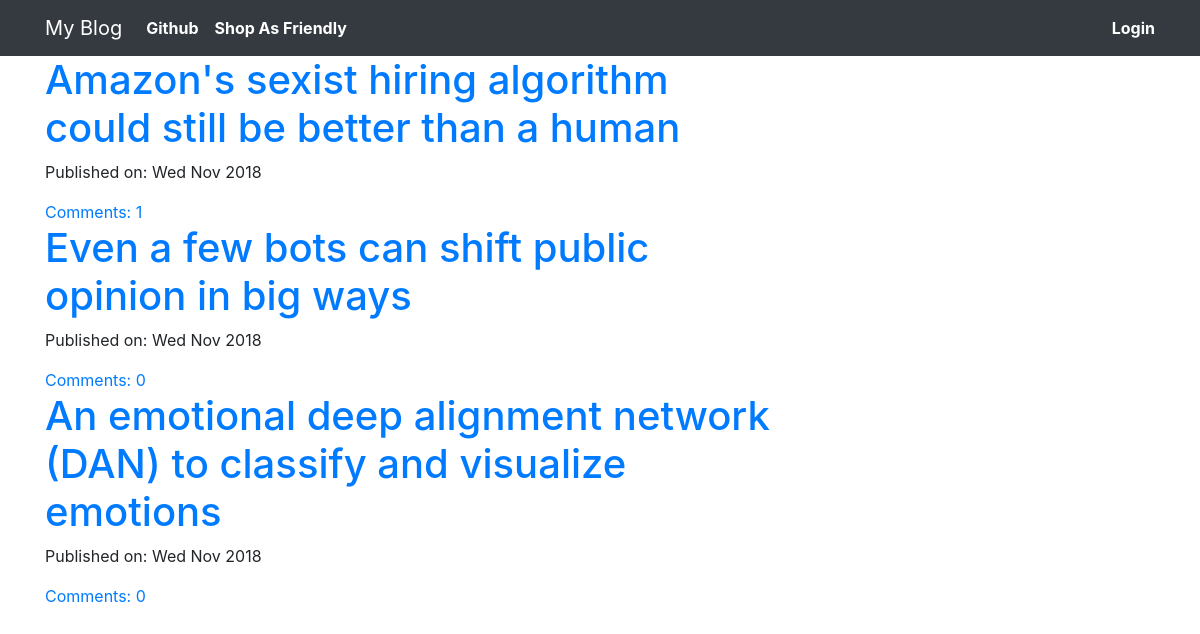
The page / on the database its author committed.
### blog/models.py (models this page shows, shortened)
class Post(models.Model):
	author = models.ForeignKey('auth.User',on_delete=models.CASCADE)
	title = models.CharField(max_length=5000)
	text = models.TextField()
	created_date = models.DateTimeField(default=timezone.now)
	published_date = models.DateTimeField(blank=True,null=True)
	def approve_comments(self):
		return self.comments.filter(approved_comment=True)

### blog/views.py (the view)
# urls.py: path('',views.PostListView.as_view(),name='post_list'),
class PostListView(ListView):
	model = Post
	def get_queryset(self):
		return Post.objects.filter(published_date__lte=timezone.now()).order_by('-published_date')

### blog/templates/blog/post_list.html
{% extends "blog/base.html" %}
{% block content %}
    <div class="centerstage">
    	{% for post in post_list %}
		<div class="post">
			<h1><a href="{% url 'post_detail' pk=post.pk %}">{{ post.title }}</a></h1>
			<div class="date">
        <p>Published on: {{ post.published_date|date:"D M Y"}}</p>
			</div>
      <a href="{% url 'post_detail' pk=post.pk %}">Comments: {{ post.approve_comments.count }}</a>
		</div>
	    {% endfor %}
    </div>
{% endblock %}

### blog/templates/blog/base.html (shortened to what this page needs)
<!DOCTYPE html>
{% load staticfiles %}
<html>
<head>
    <link rel="stylesheet" href="https://maxcdn.bootstrapcdn.com/bootstrap/4.0.0/css/bootstrap.min.css">
    <link rel="stylesheet" href="//cdn.jsdelivr.net/npm/medium-editor@latest/dist/css/medium-editor.min.css" type="text/css" media="screen" charset="utf-8">
	<link rel="stylesheet" type="text/css" href="{% static 'css/blog.css' %}">
</head>
<body>
	<nav class="navbar navbar-expand-sm bg-dark navbar-dark">
		<div class="container">
			<ul class="nav navbar-nav navbar-dark">
				<li class="nav-item"><a class="navbar-brand" href="{% url 'post_list' %}">My Blog</a></li>
				<li class="nav-item"><a class="nav-link" href="https://www.github.com/mdshababuddin" style="font-weight: bold;color: white">Github</a></li>
				<li class="nav-item"><a class="nav-link" href="http://www.shopasfriendly.com" style="font-weight: bold;color: white">Shop As Friendly</a></li>
			</ul>
			<ul class="nav navbar-nav navbar-dark navbar-right">
				{% if user.is_authenticated %}
					<li class="nav-item">
						<a class="nav-link" href="{% url 'post_new' %}" style="font-weight: bold;color: white">New Post</a>
					</li>
					<li class="nav-item">
						<a class="nav-link" href="{% url 'post_draft_list' %}" style="font-weight: bold;color: white">Drafts</a>
					</li>
					<li class="nav-item">
						<a class="nav-link" href="{% url 'logout' %}" style="font-weight: bold;color: white">Log Out</a>
					</li>
					<li class="nav-item">
						<a class="nav-link" style="font-weight: bold;color: white">Welcome : {{ user.username }}</a>
					</li>
				{% else %}
				<li class="nav-item"><a class="nav navbar-right" href="{% url 'login' %}"><span class="glyphicon glyphicon-user" style="font-weight: bold;color: white">Login</span></a></li>
				{% endif %}
			</ul>
		</div>
	</nav>
	<div class="content container">
		<div class="row">
			<div class="col-md-8">
				<div class="blog_posts">
					{% block content %}
					{% endblock %}
				</div>
			</div>
		</div>
	</div>
</body>
</html>

### blog/static/css/blog.css (style rules this page uses)
.centerstage { margin-left: auto; margin-right: auto; }

### rows shown on the page
Post: title "Amazon's sexist hiring algorithm could still be better than a human", published_date "Wed Nov 2018", approve_comments.count "1"
Post: title "Even a few bots can shift public opinion in big ways", published_date "Wed Nov 2018", approve_comments.count "0"
Post: title "An emotional deep alignment network (DAN) to classify and visualize emotions", published_date "Wed Nov 2018", approve_comments.count "0"
